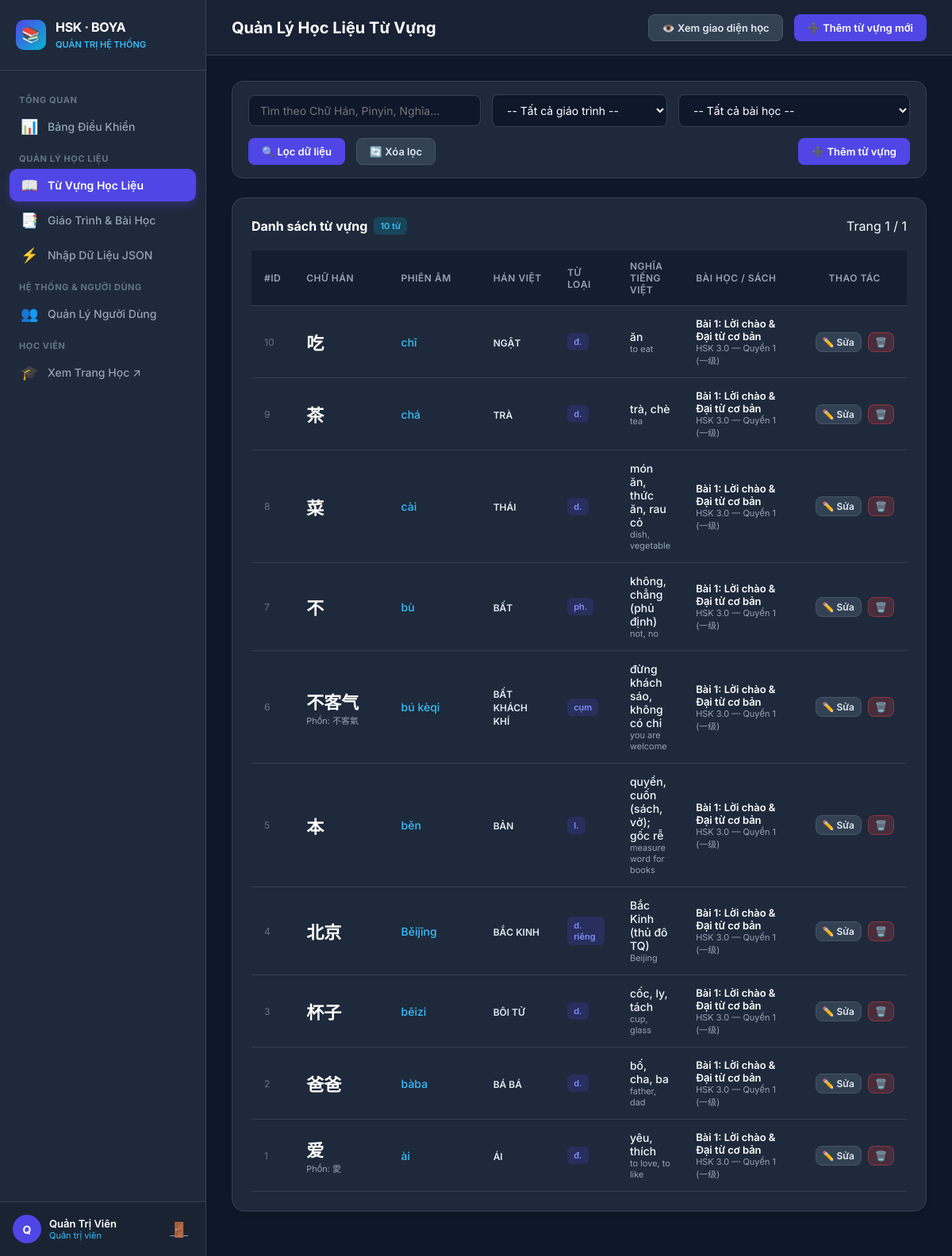
/admin/vocab.php (signed in), run on the app's committed database.
### tables this page shows
CREATE TABLE IF NOT EXISTS `vocabularies` (
  `id` INT AUTO_INCREMENT PRIMARY KEY,
  `unit_id` INT NOT NULL,
  `word` VARCHAR(100) NOT NULL,
  `traditional` VARCHAR(100) DEFAULT NULL,
  `pinyin` VARCHAR(150) NOT NULL,
  `han_viet` VARCHAR(100) DEFAULT NULL,
  `pos` VARCHAR(50) DEFAULT NULL,
  `pos_full` VARCHAR(100) DEFAULT NULL,
  `meaning_vi` TEXT NOT NULL,
  `meaning_en` TEXT DEFAULT NULL,
  `examples` LONGTEXT DEFAULT NULL COMMENT 'JSON array danh sách câu ví dụ [{hz, py, vn}]',
  `mnemonic` TEXT DEFAULT NULL COMMENT 'Chiết tự & câu chuyện gợi nhớ',
  `radical` VARCHAR(50) DEFAULT NULL COMMENT 'Bộ thủ chính',
  `stroke_count` INT NOT NULL DEFAULT 0,
  `audio_url` VARCHAR(255) DEFAULT NULL,
  `sort_order` INT NOT NULL DEFAULT 0,
  `created_at` DATETIME NOT NULL DEFAULT CURRENT_TIMESTAMP,
  CONSTRAINT `fk_vocab_unit` FOREIGN KEY (`unit_id`) REFERENCES `units` (`id`) ON DELETE CASCADE
);

CREATE TABLE IF NOT EXISTS `units` (
  `id` INT AUTO_INCREMENT PRIMARY KEY,
  `book_id` INT NOT NULL,
  `unit_number` INT NOT NULL,
  `title` VARCHAR(255) NOT NULL,
  `description` TEXT DEFAULT NULL,
  `sort_order` INT NOT NULL DEFAULT 0,
  `created_at` DATETIME NOT NULL DEFAULT CURRENT_TIMESTAMP,
  CONSTRAINT `fk_units_book` FOREIGN KEY (`book_id`) REFERENCES `books` (`id`) ON DELETE CASCADE
);

CREATE TABLE IF NOT EXISTS `books` (
  `id` INT AUTO_INCREMENT PRIMARY KEY,
  `book_code` VARCHAR(50) NOT NULL UNIQUE,
  `title` VARCHAR(255) NOT NULL,
  `level` VARCHAR(50) NOT NULL DEFAULT 'HSK 1',
  `badge` VARCHAR(50) DEFAULT 'CẤP ĐỘ 1',
  `color` VARCHAR(20) DEFAULT '#ef4444',
  `description` TEXT DEFAULT NULL,
  `sort_order` INT NOT NULL DEFAULT 0,
  `created_at` DATETIME NOT NULL DEFAULT CURRENT_TIMESTAMP
);

### includes/helpers.php (called while the page is built, shortened)
<?php
function e(?string $string): string {
    return htmlspecialchars($string ?? '', ENT_QUOTES, 'UTF-8');
}
function get(string $key, $default = '') {
    return isset($_GET[$key]) ? trim((string)$_GET[$key]) : $default;
}

### admin/vocab.php (the view, shortened to what this page needs)
<?php
require_once __DIR__ . '/layout.php';
$pdo = getDbConnection();
?>
<?php
$search = trim(get('search', ''));
$page = max(1, (int)get('page', 1));
$limit = 20;
$offset = ($page - 1) * $limit;
$where = [];
$params = [];
$whereSql = !empty($where) ? ("WHERE " . implode(" AND ", $where)) : "";
$countSql = "SELECT COUNT(*) FROM vocabularies v LEFT JOIN units u ON v.unit_id = u.id $whereSql";
$stmtCount = $pdo->prepare($countSql);
$stmtCount->execute($params);
$totalRows = $stmtCount->fetchColumn();
$totalPages = ceil($totalRows / $limit);
$dataSql = "SELECT v.*, u.title AS unit_title, u.unit_number, b.title AS book_title
    FROM vocabularies v
    LEFT JOIN units u ON v.unit_id = u.id
    LEFT JOIN books b ON u.book_id = b.id
    $whereSql
    ORDER BY v.id DESC
    LIMIT $limit OFFSET $offset";
$stmtData = $pdo->prepare($dataSql);
$stmtData->execute($params);
$vocabList = $stmtData->fetchAll();
?>
<form method="GET" class="filter-bar">
    <div class="filter-input">
        <input type="text" name="search" class="form-control" placeholder="Tìm theo Chữ Hán, Pinyin, Nghĩa..." value="<?= e($search) ?>">
    </div>
    <div class="filter-select">
        <select name="book_id" class="form-control" onchange="this.form.submit()">
            <option value="">-- Tất cả giáo trình --</option>
        </select>
    </div>
    <div class="filter-select">
        <select name="unit_id" class="form-control" onchange="this.form.submit()">
            <option value="">-- Tất cả bài học --</option>
        </select>
    </div>
    <button type="submit" class="btn-pill btn-primary">🔍 Lọc dữ liệu</button>
    <a href="vocab.php" class="btn-pill btn-secondary">🔄 Xóa lọc</a>
    <a href="vocab.php?action=create" class="btn-pill btn-primary" style="margin-left:auto;">➕ Thêm từ vựng</a>
</form>
<div class="card">
    <div class="card-header">
        <div class="card-title">
            <span>Danh sách từ vựng</span>
            <span class="badge badge-info"><?= number_format($totalRows) ?> từ</span>
        </div>
        <div>
            Trang <?= $page ?> / <?= max(1, $totalPages) ?>
        </div>
    </div>
    <div class="table-responsive">
        <table class="admin-table">
            <thead>
                <tr>
                    <th style="width: 50px;">#ID</th>
                    <th style="width: 140px;">Chữ Hán</th>
                    <th style="width: 130px;">Phiên âm</th>
                    <th style="width: 100px;">Hán Việt</th>
                    <th style="width: 80px;">Từ loại</th>
                    <th>Nghĩa Tiếng Việt</th>
                    <th style="width: 180px;">Bài học / Sách</th>
                    <th style="width: 110px; text-align:center;">Thao tác</th>
                </tr>
            </thead>
            <tbody>
                <?php if (empty($vocabList)): ?>
                    <tr><td colspan="8" style="text-align:center; padding: 30px; color:#94a3b8;">Không tìm thấy từ vựng nào khớp với điều kiện.</td></tr>
                <?php else: ?>
                    <?php foreach ($vocabList as $v): ?>
                        <tr>
                            <td style="color:#64748b; font-size:12px;"><?= $v['id'] ?></td>
                            <td>
                                <div class="hz-big"><?= e($v['word']) ?></div>
                                <?php if ($v['traditional'] && $v['traditional'] !== $v['word']): ?>
                                    <div style="font-size:11px; color:#94a3b8;">Phồn: <?= e($v['traditional']) ?></div>
                                <?php endif; ?>
                            </td>
                            <td>
                                <div class="py-highlight"><?= e($v['pinyin']) ?></div>
                            </td>
                            <td>
                                <span style="font-size:12px; color:#e2e8f0; font-weight:600;"><?= e($v['han_viet'] ?: '—') ?></span>
                            </td>
                            <td>
                                <span class="badge badge-primary"><?= e($v['pos'] ?: '—') ?></span>
                            </td>
                            <td>
                                <div style="font-weight:500; color:#f1f5f9;"><?= e($v['meaning_vi']) ?></div>
                                <?php if ($v['meaning_en']): ?>
                                    <div style="font-size:11px; color:#94a3b8;"><?= e($v['meaning_en']) ?></div>
                                <?php endif; ?>
                            </td>
                            <td>
                                <div style="font-size:13px; font-weight:600; color:#fff;"><?= e($v['unit_title'] ?? ('Bài ' . $v['unit_id'])) ?></div>
                                <div style="font-size:11px; color:#94a3b8;"><?= e($v['book_title'] ?? '') ?></div>
                            </td>
                            <td style="text-align:center;">
                                <div class="actions-cell">
                                    <a href="vocab.php?action=edit&id=<?= $v['id'] ?>" class="btn-pill btn-secondary" style="padding:4px 8px; font-size:12px;" title="Chỉnh sửa">
                                        ✏️ Sửa
                                    </a>
                                    <a href="vocab.php?action=delete&id=<?= $v['id'] ?>" class="btn-pill btn-danger" style="padding:4px 8px; font-size:12px;" onclick="return confirm('Bạn có chắc muốn xóa từ vựng [<?= e($v['word']) ?>] không?')" title="Xóa">
                                        🗑️
                                    </a>
                                </div>
                            </td>
                        </tr>
                    <?php endforeach; ?>
                <?php endif; ?>
            </tbody>
        </table>
    </div>
</div>

### admin/layout.php (style rules this page uses)
:root { --primary: #4f46e5; --primary-hover: #4338ca; --primary-light: rgba(79, 70, 229, 0.1); --bg-body: #0f172a; --bg-sidebar: #1e293b; --bg-card: #1e293b; --bg-input: #0f172a; --border: #334155; --text-main: #f8fafc; --text-muted: #94a3b8; --success: #10b981; --danger: #ef4444; --warning: #f59e0b; --sidebar-width: 260px; }
* { box-sizing: border-box; margin: 0; padding: 0; font-family: 'Inter', -apple-system, sans-serif; }
body { background-color: var(--bg-body); color: var(--text-main); display: flex; min-height: 100vh; }
.btn-pill { padding: 8px 16px; border-radius: 8px; font-size: 13px; font-weight: 600; text-decoration: none; display: inline-flex; align-items: center; gap: 6px; transition: all 0.2s; cursor: pointer; border: 1px solid transparent; }
.btn-primary { background: var(--primary); color: #fff; }
.btn-secondary { background: #334155; color: #e2e8f0; border-color: #475569; }
.btn-danger { background: rgba(239, 68, 68, 0.2); color: #fca5a5; border-color: rgba(239, 68, 68, 0.4); }
.card { background: var(--bg-card); border: 1px solid var(--border); border-radius: 16px; padding: 24px; margin-bottom: 24px; box-shadow: 0 4px 6px -1px rgba(0, 0, 0, 0.1); }
.card-header { display: flex; align-items: center; justify-content: space-between; margin-bottom: 20px; }
.card-title { font-size: 16px; font-weight: 700; color: #fff; display: flex; align-items: center; gap: 8px; }
.table-responsive { overflow-x: auto; }
table.admin-table { width: 100%; border-collapse: collapse; font-size: 14px; text-align: left; }
table.admin-table th { background: rgba(15, 23, 42, 0.6); color: #94a3b8; font-weight: 600; font-size: 12px; text-transform: uppercase; letter-spacing: 0.5px; padding: 12px 16px; border-bottom: 1px solid var(--border); }
table.admin-table td { padding: 14px 16px; border-bottom: 1px solid #334155; color: #e2e8f0; vertical-align: middle; }
.badge { display: inline-block; padding: 4px 8px; border-radius: 6px; font-size: 11px; font-weight: 600; }
.badge-primary { background: rgba(79, 70, 229, 0.2); color: #818cf8; }
.badge-info { background: rgba(6, 182, 212, 0.2); color: #38bdf8; }
.form-control { width: 100%; background: var(--bg-input); border: 1px solid var(--border); border-radius: 8px; padding: 10px 14px; color: #fff; font-size: 14px; outline: none; transition: all 0.2s; }
select.form-control { cursor: pointer; }

### admin/vocab.php (style rules this page uses)
.filter-bar { background: var(--bg-card); border: 1px solid var(--border); border-radius: 14px; padding: 16px 20px; margin-bottom: 24px; display: flex; flex-wrap: wrap; gap: 14px; align-items: center; }
.filter-input { min-width: 240px; flex: 1; }
.filter-select { min-width: 180px; }
.hz-big { font-size: 22px; font-weight: 700; font-family: 'Noto Sans SC', sans-serif; color: #fff; }
.py-highlight { color: #38bdf8; font-weight: 500; }
.actions-cell { white-space: nowrap; display: flex; gap: 8px; }

### data on the page
vocabularies: id "10", word "吃", pinyin "chī", han_viet "NGẬT", pos "đ.", meaning_vi "ăn", meaning_en "to eat", unit.title "Bài 1: Lời chào & Đại từ cơ bản", books.title "HSK 3.0 — Quyển 1 (一级)"
vocabularies: id "9", word "茶", pinyin "chá", han_viet "TRÀ", pos "d.", meaning_vi "trà, chè", meaning_en "tea", unit.title "Bài 1: Lời chào & Đại từ cơ bản", books.title "HSK 3.0 — Quyển 1 (一级)"
vocabularies: id "8", word "菜", pinyin "cài", han_viet "THÁI", pos "d.", meaning_vi "món ăn, thức ăn, rau cỏ", meaning_en "dish, vegetable", unit.title "Bài 1: Lời chào & Đại từ cơ bản", books.title "HSK 3.0 — Quyển 1 (一级)"
vocabularies: id "7", word "不", pinyin "bù", han_viet "BẤT", pos "ph.", meaning_vi "không, chẳng (phủ định)", meaning_en "not, no", unit.title "Bài 1: Lời chào & Đại từ cơ bản", books.title "HSK 3.0 — Quyển 1 (一级)"
vocabularies: id "6", word "不客气", traditional "不客氣", pinyin "bú kèqi", han_viet "BẤT KHÁCH KHÍ", pos "cụm", meaning_vi "đừng khách sáo, không có chi", meaning_en "you are welcome", unit.title "Bài 1: Lời chào & Đại từ cơ bản", books.title "HSK 3.0 — Quyển 1 (一级)"
vocabularies: id "5", word "本", pinyin "běn", han_viet "BẢN", pos "l.", meaning_vi "quyển, cuốn (sách, vở); gốc rễ", meaning_en "measure word for books", unit.title "Bài 1: Lời chào & Đại từ cơ bản", books.title "HSK 3.0 — Quyển 1 (一级)"
vocabularies: id "4", word "北京", pinyin "Běijīng", han_viet "BẮC KINH", pos "d. riêng", meaning_vi "Bắc Kinh (thủ đô TQ)", meaning_en "Beijing", unit.title "Bài 1: Lời chào & Đại từ cơ bản", books.title "HSK 3.0 — Quyển 1 (一级)"
vocabularies: id "3", word "杯子", pinyin "bēizi", han_viet "BÔI TỬ", pos "d.", meaning_vi "cốc, ly, tách", meaning_en "cup, glass", unit.title "Bài 1: Lời chào & Đại từ cơ bản", books.title "HSK 3.0 — Quyển 1 (一级)"
vocabularies: id "2", word "爸爸", pinyin "bàba", han_viet "BÁ BÁ", pos "d.", meaning_vi "bố, cha, ba", meaning_en "father, dad", unit.title "Bài 1: Lời chào & Đại từ cơ bản", books.title "HSK 3.0 — Quyển 1 (一级)"
vocabularies: id "1", word "爱", traditional "愛", pinyin "ài", han_viet "ÁI", pos "đ.", meaning_vi "yêu, thích", meaning_en "to love, to like", unit.title "Bài 1: Lời chào & Đại từ cơ bản", books.title "HSK 3.0 — Quyển 1 (一级)"

### other printed values
mb_strtoupper(mb_substr($currentUser['full_name'] ?? 'A', 0, 1)) "Q"
$currentUser['full_name'] "Quản Trị Viên"
$pageTitle "Quản Lý Học Liệu Từ Vựng"
$totalRows "10"
$page "1"
max(1, $totalPages) "1"
